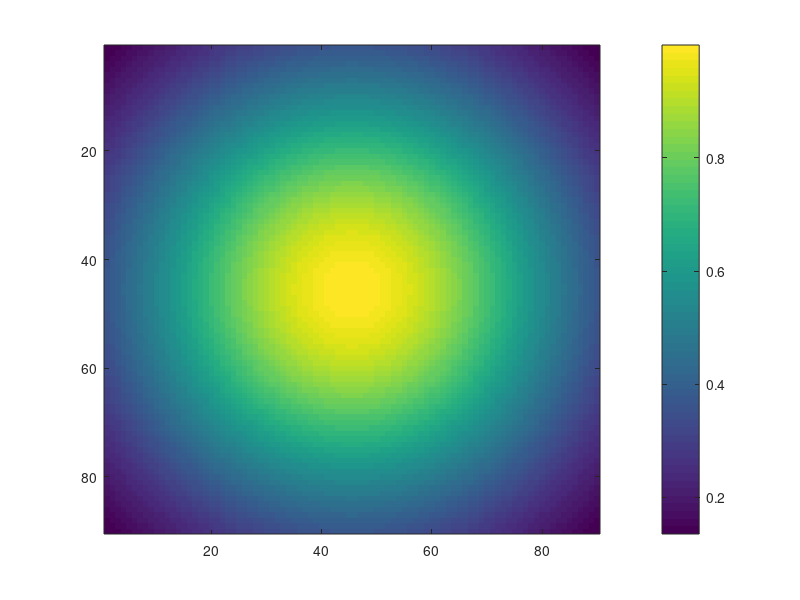

Reproduce this figure in MATLAB. (Note: this script raises an error after producing the figure.)
clear;

n=90;
z_0=0;
r_0=-0.3;
z=linspace(-1,1,n);
r=linspace(-1,1,n);

[z_space,r_space] = meshgrid(z,r); %rが横、zが縦の座標系（左上最小）
EE = exp(-(r_space.^2+z_space.^2));
EE = flipud(EE);

figure;imagesc(EE);colorbar;

E = reshape(EE,[],1);

[grad_r,grad_z] = grad_matrix(n);
Er = grad_r*E;
Ez = grad_z*E;

EEr = reshape(Er,n,n);
EEz = reshape(Ez,n,n);

figure;
subplot(1,2,1);imagesc(EEr);title('r gradient');
subplot(1,2,2);imagesc(EEz);title('z gradient');